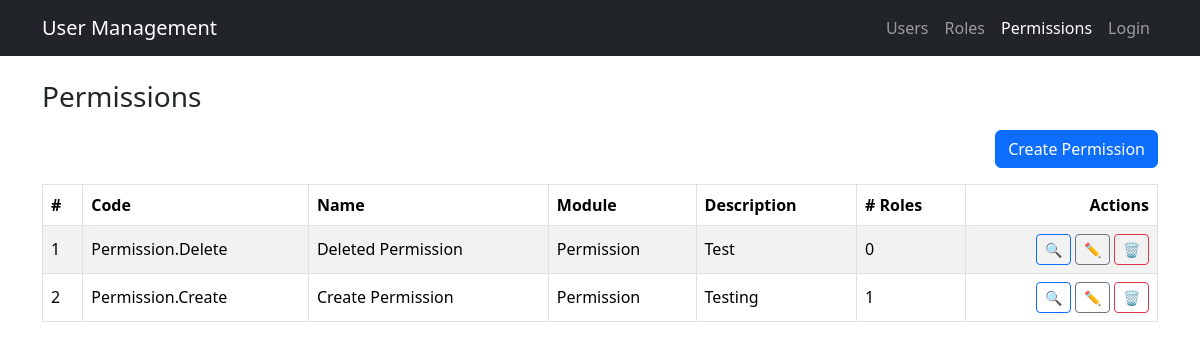
/permissions/, run on an earlier commit of the app's database.
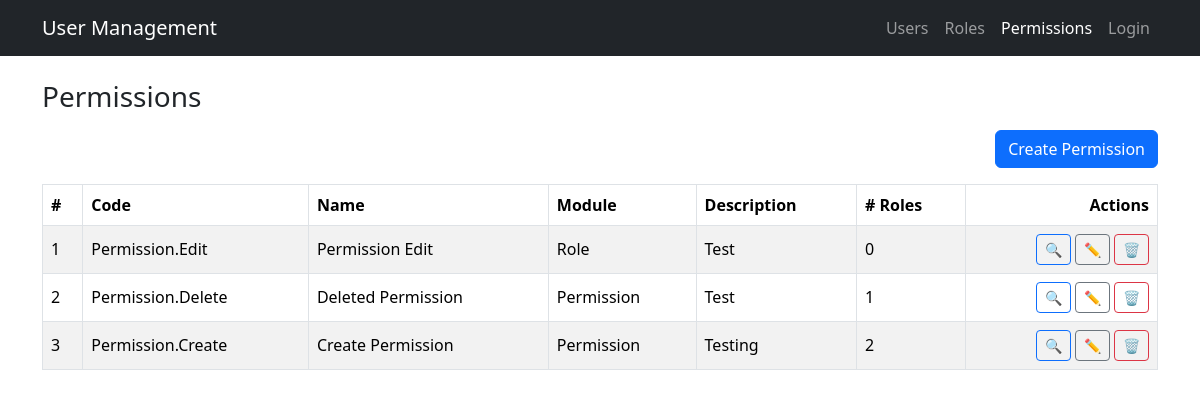
And on a later commit of the database.
### app/models/permission.py (models this page shows, shortened)
class Permission(db.Model):
    __tablename__ = "permissions"
    id = db.Column(db.Integer, primary_key=True)
    code = db.Column(db.String(64), unique=True, nullable=False, index=True)
    name = db.Column(db.String(120), nullable=False)
    description = db.Column(db.String(255))
    module = db.Column(db.String(80), nullable=False, default="General")
    created_at = db.Column(db.DateTime, default=datetime.utcnow, nullable=False)
    updated_at = db.Column(db.DateTime, default=datetime.utcnow, onupdate=datetime.utcnow, nullable=False)
    roles = db.relationship("Role", secondary="role_permissions", back_populates="permissions")

### app/routes/permission_routes.py (the view)
@permission_bp.route("/")
def index():
    permissions = PermissionService.get_all()
    return render_template("permissions/index.html", permissions=permissions)

### app/services/permission_service.py (called while the page is built)
    @staticmethod
    def get_all() -> List[Permission]:
        return Permission.query.order_by(Permission.id.desc()).all()

### app/templates/permissions/index.html
{% extends "layouts/base.html" %} {% block title %}Permissions{% endblock %} {%
block content %}
<h3 class="mb-3">Permissions</h3>
<div class="mb-3 text-end">
  <a href="{{ url_for('permissions.create') }}" class="btn btn-primary"
    >Create Permission</a
  >
</div>
{% if permissions %}
<div class="table-responsive">
  <table class="table table-bordered table-striped align-middle">
    <thead>
      <tr>
        <th>#</th>
        <th>Code</th>
        <th>Name</th>
        <th>Module</th>
        <th>Description</th>
        <th># Roles</th>
        <th class="text-end">Actions</th>
      </tr>
    </thead>
    <tbody>
      {% for perm in permissions %}
      <tr>
        <td>{{ loop.index }}</td>
        <td>{{ perm.code }}</td>
        <td>{{ perm.name }}</td>
        <td>{{ perm.module }}</td>
        <td>{{ perm.description or "—" }}</td>
        <td>{{ perm.roles|length }}</td>
        <td class="text-end">
          <a
            href="{{ url_for('permissions.detail', permission_id=perm.id) }}"
            class="btn btn-sm btn-outline-primary"
            >🔍</a
          >
          <a
            href="{{ url_for('permissions.edit', permission_id=perm.id) }}"
            class="btn btn-sm btn-outline-secondary"
            >✏️</a
          >
          <a
            href="{{ url_for('permissions.delete_confirm', permission_id=perm.id) }}"
            class="btn btn-sm btn-outline-danger"
            >🗑️</a
          >
        </td>
      </tr>
      {% endfor %}
    </tbody>
  </table>
</div>
{% else %}
<div class="alert alert-info">No permissions found.</div>
{% endif %} {% endblock %}

### app/templates/layouts/base.html (shortened to what this page needs)
<!DOCTYPE html>
<html lang="en">
  <head>
    <link
      href="https://cdn.jsdelivr.net/npm/bootstrap@5.3.2/dist/css/bootstrap.min.css"
      rel="stylesheet" />
  </head>
  <body>
    <nav class="navbar navbar-expand-lg navbar-dark bg-dark mb-4">
      <div class="container">
        <a class="navbar-brand" href="{{ url_for('users.index') }}"
          >User Management</a
        >
        <div class="collapse navbar-collapse" id="navbarNav">
          <ul class="navbar-nav ms-auto">
            <li class="nav-item">
              <a
                class="nav-link{% if request.endpoint == 'users.index' %} active{% endif %}"
                href="{{ url_for('users.index') }}"
                >Users</a
              >
            </li>
            <li class="nav-item">
              <a
                class="nav-link{% if request.endpoint.startswith('roles.') %} active{% endif %}"
                href="{{ url_for('roles.index') }}"
                >Roles</a
              >
            </li>
            <li class="nav-item">
              <a
                class="nav-link{% if request.endpoint.startswith('permissions.') %} active{% endif %}"
                href="{{ url_for('permissions.index') }}"
                >Permissions</a
              >
            </li>
            <ul class="navbar-nav ms-auto">
              {% if current_user.is_authenticated %}
              <li class="nav-item">
                <span class="navbar-text me-3"
                  >Logged in as {{ current_user.username }}</span
                >
              </li>
              <li class="nav-item">
                <a class="nav-link" href="{{ url_for('auth.logout') }}"
                  >Logout</a
                >
              </li>
              {% else %}
              <li class="nav-item">
                <a class="nav-link" href="{{ url_for('auth.login') }}">Login</a>
              </li>
              {% endif %}
            </ul>
          </ul>
        </div>
      </div>
    </nav>
    <main class="container">
       {% block content %}{% endblock %}
    </main>
  </body>
</html>

What changed in the data, as far as the page shows it:
added Permission: code "Permission.Edit", name "Permission Edit", module "Role", description "Test", roles|length "0"
computed for Permission "Permission.Delete": roles|length "0" → "1"
computed for Permission "Permission.Create": roles|length "1" → "2"
